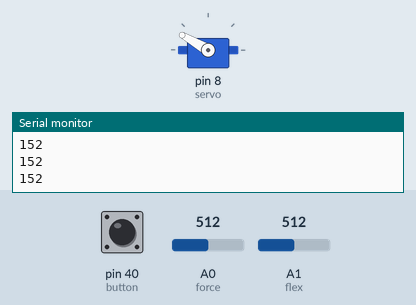
The sketch below on a simulated Arduino Mega 2560, built with avr-gcc and run on an emulated ATmega2560. Parts: servo, the last lines printed to the serial monitor. Wiring (inferred from the names in the program): servo: signal pin 8. The test bench sets the inputs (shaded band); at power-on: A0 (force) = 512, pin 40 (button) LOW, A1 (flex) = 512. Servo pulses on a pin are drawn as a servo (544–2400 µs = 0–180°).

Above: at 3.9 s.
4.0 s: A0 (force) set to 716
At 5.7 s:
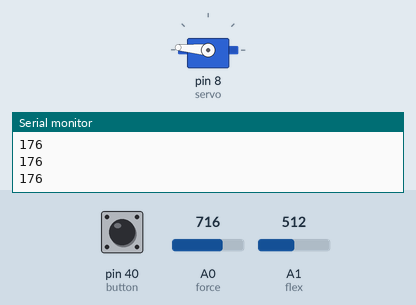
7.0 s: A0 (force) set to 900
At 8.3 s:
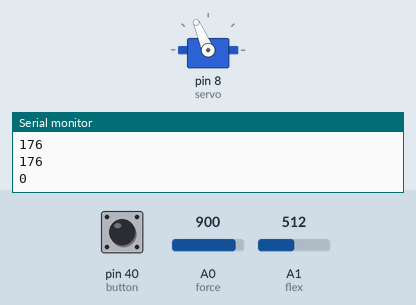
10.0 s: pin 40 (button) pulled HIGH for 1 s
13.0 s: A1 (flex) set to 306
At 14.9 s:
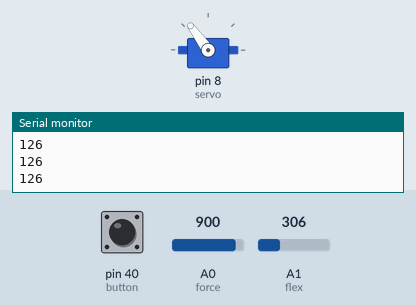
15.2 s: pin 40 (button) pulled HIGH for 0.15 s
18.2 s: pin 40 (button) pulled HIGH for 3.2 s
At 18.9 s:
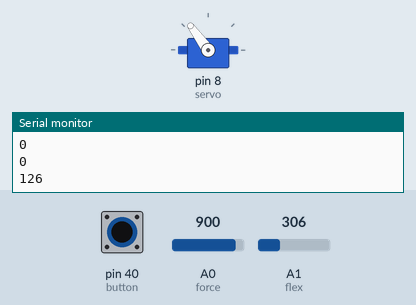
Timing chart, 0 to 21.2 s (numbered marks = the images above; inputs shaded):
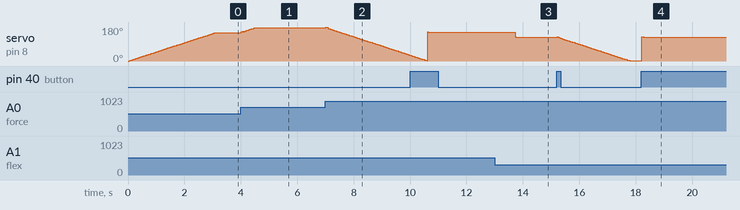

Measured:
- after the input at 13.0 s, servo on pin 8 (servo): 152° → 126° after 0.73 s
- after the input at 18.2 s, servo on pin 8 (servo): 1° → 128° at once, → 126° 0.08 s later

The sketch:

8-1.ino
```cpp
#define button 40
#define servo 8
const int force = A0;
const int flex = A1;
int pulseWidth;
int state = 0;
void setup(){
   pinMode(servo,OUTPUT); // Trigger is an output pin
   pinMode(button,INPUT); // Echo is an input pin
   Serial.begin(9600); // Serial Output
 }

void loop(){
  buttonread();
  if(state==0)
    forceSen();
  else
    flexSen();

}

int val=0, old_val=0;
void buttonread(){
  val = digitalRead(button);
  if(val==HIGH && old_val==LOW)
    state = 1-state;
  old_val = val;
}
long forcev, flexv;
int current=0;

void forceSen(){
 forcev = analogRead(force);

 forcev = (forcev)%180;
  Serial.println(forcev);
 if(forcev > current)
  for(;current<forcev; current+=1 )
      servoPulse(current);
 else
  for(;current>forcev; current-=1 )
      servoPulse(current);
 current = forcev;
}
void flexSen(){
 flexv = analogRead(flex);
 flexv = (flexv)%180;
  Serial.println(flexv);
 if(flexv <0)
  flexv = 0;
 if(flexv > current)
  for(;current<flexv; current+=1 )
      servoPulse(flexv);
 else
  for(;current>flexv; current-=1 )
      servoPulse(flexv);
 current = flexv;
}
void servoPulse(int angle) {
  pulseWidth = (angle * 11) + 700;
  digitalWrite(servo, HIGH);
  delayMicroseconds(pulseWidth);
  digitalWrite(servo, LOW);
  delay(20 - pulseWidth / 1000);
}
```
